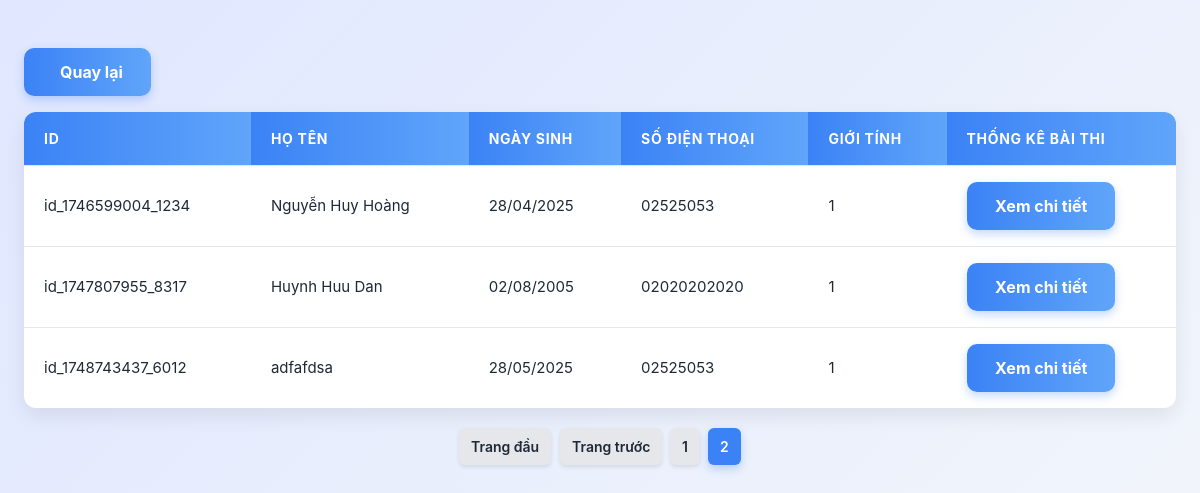
/views/studentlist.php?trang=2, run on an earlier commit of the app's database.
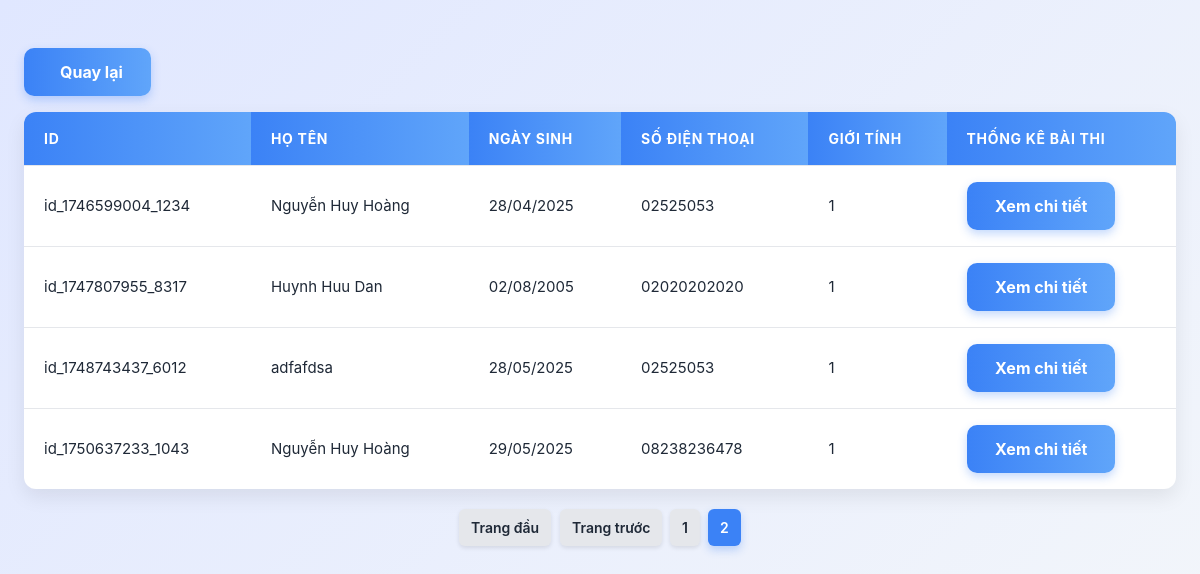
And on a later commit of the database.
### tables this page shows
CREATE TABLE `thong_tin` (
  `id` varchar(255) NOT NULL,
  `ho_ten` varchar(255) NOT NULL,
  `ngay_sinh` varchar(255) NOT NULL,
  `sdt` varchar(255) NOT NULL,
  `dia_chi` varchar(255) NOT NULL,
  `gioi_tinh` varchar(255) NOT NULL
);

### views/studentlist.php (the view, shortened to what this page needs)
<?php
require_once __DIR__ . '/../core/Database.php';
$limit = 10;
$page = isset($_GET['trang']) ? (int)$_GET['trang'] : 1;
$offset = ($page - 1) * $limit;
$total_query = "SELECT COUNT(*) as total FROM thong_tin";
$total_result = mysqli_query($conn, $total_query);
$total_row = mysqli_fetch_assoc($total_result);
$total_records = $total_row['total'];
$total_pages = ceil($total_records / $limit);
$sql = "SELECT * FROM thong_tin LIMIT $limit OFFSET $offset";
$result = mysqli_query($conn, $sql);
?>
<!DOCTYPE html>
<html lang="vi">
<head>
    <link rel="stylesheet" href="../style/css/studentManager.css">
</head>
<body>
    <div class="container">
        <div class="cau_hoi">
            <div class="button-group mb-4">
                <a href="homeAdmin.php" class="action-btn"><ion-icon name="caret-back-outline"></ion-icon> Quay lại</a>
            </div>
            <table>
                <thead>
                    <tr>
                        <th>ID</th>
                        <th>Họ tên</th>
                        <th>Ngày sinh</th>
                        <th>Số điện thoại</th>
                        <th>Giới tính</th>
                        <th>Thống kê bài thi</th>
                    </tr>
                </thead>
                <tbody>
                <?php
                while ($row = mysqli_fetch_assoc($result)) {
                    echo "<tr>";
                    echo "<td>" . htmlspecialchars($row['id']) . "</td>";
                    echo "<td>" . htmlspecialchars($row['ho_ten']) . "</td>";
                    $ngay_sinh = date("d/m/Y", strtotime($row['ngay_sinh']));
                    echo "<td>" . htmlspecialchars($ngay_sinh) . "</td>";
                    echo "<td>" . htmlspecialchars($row['sdt']) . "</td>";
                    echo "<td>" . htmlspecialchars($row['gioi_tinh']) . "</td>";
                    echo "<td>";
                    echo "<a href='student_details.php?student_id=" . htmlspecialchars($row['id']) . "' class='action-btn'>Xem chi tiết</a>";
                    echo "</td>";
                    echo "</tr>";
                }
                ?>
                </tbody>
            </table>
            <div class="pagination">
                <?php
                if ($page > 1) {
                    echo "<a href='?trang=1' class='pagination-btn'>Trang đầu</a>";
                }
                if ($page > 1) {
                    $prev_page = $page - 1;
                    echo "<a href='?trang=$prev_page' class='pagination-btn'>Trang trước</a>";
                }
                $start_page = max(1, $page - 2);
                $end_page = min($total_pages, $page + 2);
                for ($i = $start_page; $i <= $end_page; $i++) {
                    $active = ($i == $page) ? "active" : "";
                    echo "<a href='?trang=$i' class='pagination-btn $active'>$i</a>";
                }
                ?>
            </div>
        </div>
    </div>
</body>
</html>

What changed in the data, as far as the page shows it:
added thong_tin: id "id_1750637233_1043", ho_ten "Nguyễn Huy Hoàng", ngay_sinh "29/05/2025", sdt "08238236478", gioi_tinh "1"
